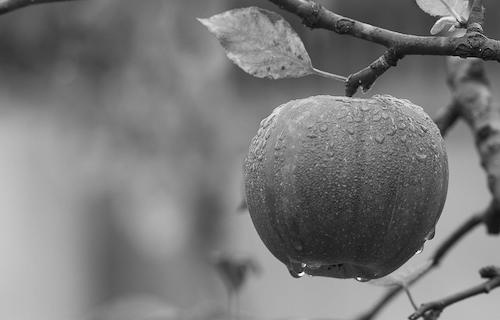
#> input picture Digital Image Proce3ssing lab/apple.jpg, 500 x 320 px
$ python histogram.py
#> lines starting #> are read from the running program, lines starting #| are printed output that depends on the picture
import cv2
import numpy as np
import matplotlib as plt

image = cv2.imread('apple.jpg', cv2.IMREAD_GRAYSCALE)
#> image is the input picture: shape (320, 500); min 0, max 255, mean 121.3
height, width = image.shape
#> height = 320; width = 500
output = np.zeros((height, width), dtype=np.uint8)
max_intensity = np.max(image)
#> max_intensity = 255

for y in range(height):
    for x in range(width):
        output[y] [x] = int(max_intensity - image[y] [x] * (max_intensity / 255))
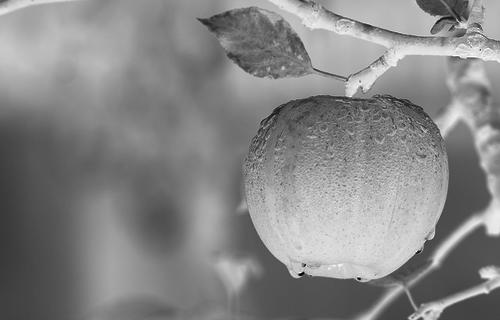
#> output: shape (320, 500); min 0, max 255, mean 133.7


cv2.imshow('Original Image', image)
cv2.imshow('Mapped Image Decreasing', output)
cv2.waitKey(0)
cv2.destroyAllWindows()


histr = cv2.calcHist([image],[0],None,[256],[0,256])
#> histr = 256 values, max 2085 at index 174, min 0 at index 239, mean 625
print(histr[0])
#| [11.]
print(histr[1])
#| [1.]
print(histr)
#> (printed output is left out)
#> (the run stopped early here; a loop or call above may not have finished)
